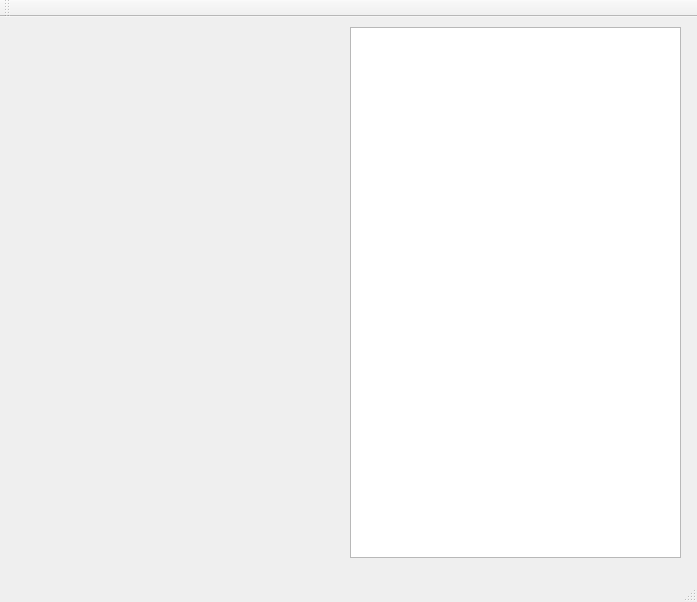
<?xml version="1.0" encoding="UTF-8"?>
<ui version="4.0">
 <class>MainWindow</class>
 <widget class="QMainWindow" name="MainWindow">
  <property name="geometry">
   <rect>
    <x>0</x>
    <y>0</y>
    <width>697</width>
    <height>602</height>
   </rect>
  </property>
  <property name="windowTitle">
   <string>MainWindow</string>
  </property>
  <widget class="QWidget" name="centralWidget">
   <widget class="QTextEdit" name="textEdit">
    <property name="geometry">
     <rect>
      <x>350</x>
      <y>10</y>
      <width>331</width>
      <height>531</height>
     </rect>
    </property>
   </widget>
  </widget>
  <widget class="QMenuBar" name="menuBar">
   <property name="geometry">
    <rect>
     <x>0</x>
     <y>0</y>
     <width>697</width>
     <height>26</height>
    </rect>
   </property>
  </widget>
  <widget class="QToolBar" name="mainToolBar">
   <attribute name="toolBarArea">
    <enum>TopToolBarArea</enum>
   </attribute>
   <attribute name="toolBarBreak">
    <bool>false</bool>
   </attribute>
  </widget>
  <widget class="QStatusBar" name="statusBar"/>
 </widget>
 <layoutdefault spacing="6" margin="11"/>
 <resources/>
 <connections/>
</ui>
